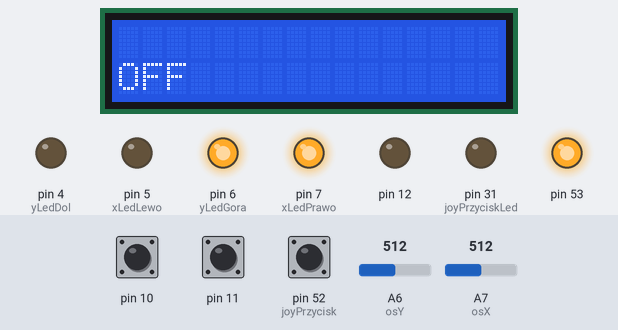
A sketch run on a simulated Arduino Mega 2560, built with avr-gcc and run on an emulated ATmega2560. On the bench: 16×2 character LCD, output pins drawn as LEDs (lit = HIGH). The test bench sets the inputs (shaded band); at power-on: A7 (osX) = 512, A6 (osY) = 512, pin 10 HIGH, pin 11 HIGH, pin 52 (joyPrzycisk) HIGH.

Above: at 4.2 s.
4.3 s: A7 (osX) set to 511
At 5.4 s:
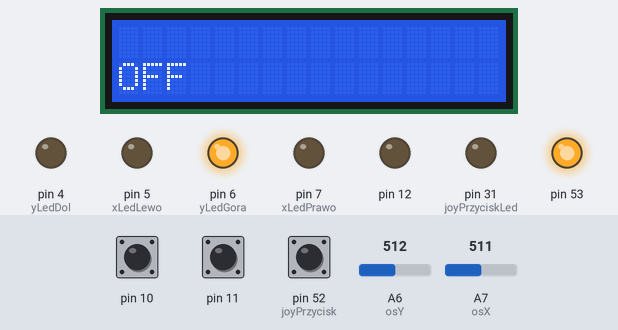
5.8 s: A6 (osY) set to 516
At 7.0 s:
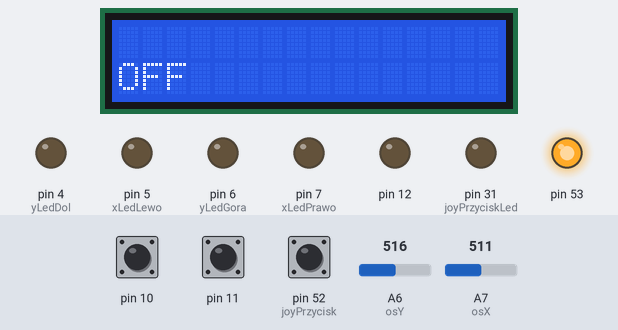
7.3 s: pin 10 pulled LOW for 0.15 s
At 8.5 s:
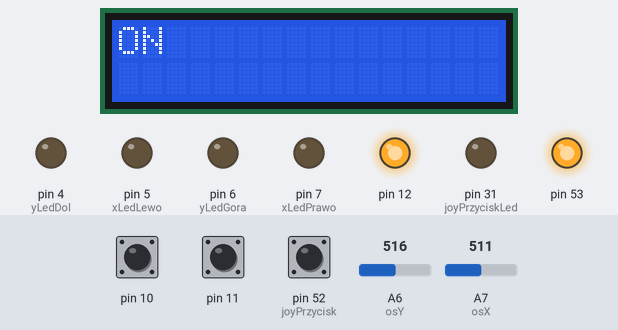
8.9 s: A7 (osX) set to 190
At 9.6 s:
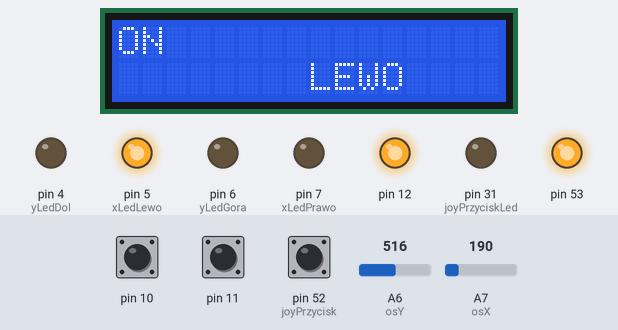
10.4 s: pin 11 pulled LOW for 0.15 s
At 10.8 s:
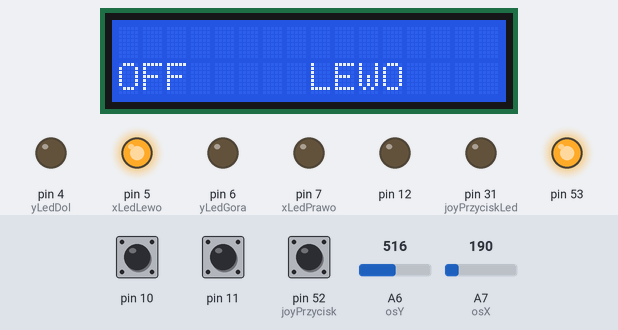
12.0 s: A6 (osY) set to 216
At 13.2 s:
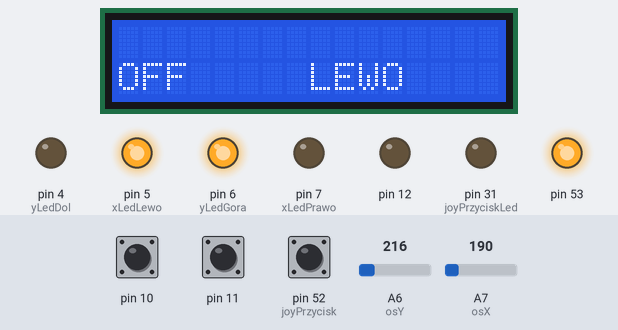
13.5 s: A6 (osY) set to 181
Timing chart, 0 to 16.0 s (numbered marks = the images above; inputs shaded):
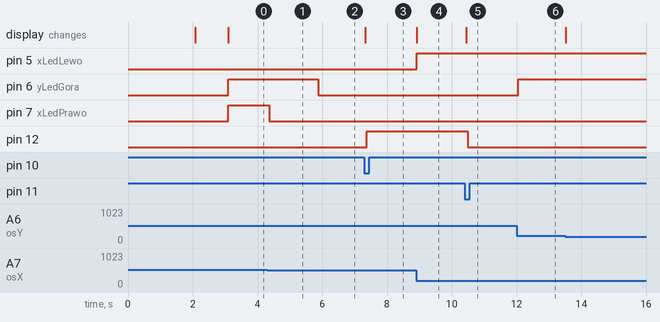

The sketch:

Wyswietlacz_Joystick_LED.ino
```cpp
/*
 Name:		Wyswietlacz_Joystick_LED.ino
 Created:	11/6/2021 3:50:27 PM
 Author:	kryst
*/

#include <Wire.h>
#include <LiquidCrystal_I2C.h>

LiquidCrystal_I2C lcd(0x27, 16, 2); // I2C address 0x27, 16 column and 2 rows

int osX = A7;
int osY = A6;
int joyPrzycisk = 52;

int xLedPrawo = 7;
int yLedGora = 6;
int xLedLewo = 5;
int yLedDol = 4;
int joyPrzyciskLed = 31;

void setup()
{
	//SWITCHE
	pinMode(10, INPUT_PULLUP);
	pinMode(11, INPUT_PULLUP);
	pinMode(12, OUTPUT);

	//JOYSTICK
	pinMode(osX, INPUT);
	pinMode(osY, INPUT);
	pinMode(joyPrzycisk, INPUT_PULLUP);
	pinMode(53, OUTPUT);
	digitalWrite(53, HIGH);

	// SWIATLA_JOYSTICK
	pinMode(xLedLewo, OUTPUT);
	pinMode(xLedPrawo, OUTPUT);
	pinMode(yLedGora, OUTPUT);
	pinMode(yLedDol, OUTPUT);
	pinMode(joyPrzyciskLed, OUTPUT);

	Serial.begin(9600);
	lcd.init(); // initialize the lcd
	lcd.backlight();
	lcd.setCursor(0, 0);
	lcd.print("Krystian");
	lcd.setCursor(0, 1);
	lcd.print("Petek");
	delay(2000);
	lcd.clear();
	lcd.noBacklight();
	delay(1000);
	lcd.backlight();
	lcd.setCursor(0, 1);
	lcd.print("OFF");
}

bool zmiana = false;
bool wcisniety = false;
void loop()
{

	if (zmiana)
		digitalWrite(12, HIGH);
	else
		digitalWrite(12, LOW);

	if (digitalRead(10) == 0)
		zmiana = true;

	if (digitalRead(11) == 0)
		zmiana = false;

	if (digitalRead(10) == 0 || digitalRead(11) == 0)
	{
		wcisniety = true;
		if (zmiana)
		{
			lcd.clear();
			lcd.setCursor(0, 0);
			lcd.print("ON");
		}
		else
		{
			lcd.clear();
			lcd.setCursor(0, 1);
			lcd.print("OFF");
		}
	}

	int x = analogRead(osX);
	int y = analogRead(osY);

	if (x < 200)
	{
		lcd.setCursor(8, 1);
		lcd.print("LEWO");
	}
	else if (x > 900)
	{
		lcd.setCursor(8, 1);
		lcd.print("PRAWO");
	}
	else
	{
		lcd.setCursor(8, 1);
		lcd.print("      ");
	}

	if (y < 200)
	{
		lcd.setCursor(8, 0);
		lcd.print("GORA");
	}
	else if (y > 900)
	{
		lcd.setCursor(8, 0);
		lcd.print("DOL");
	}
	else
	{
		lcd.setCursor(8, 0);
		lcd.print("      ");
	}


	if (x < 508)
	{
		int wartoscXLewo = (-1) * (x / 2) - 1;
		analogWrite(xLedLewo, wartoscXLewo);
		//Serial.println(wartoscXLewo);
	}
	else digitalWrite(xLedLewo, LOW);

	if (x > 511)
	{
		int wartoscXPrawo = x / 2;
		//digitalWrite(xLedPrawo,HIGH);
		analogWrite(xLedPrawo, wartoscXPrawo);
		//Serial.println(wartoscXPrawo);
	}
	else digitalWrite(xLedPrawo, LOW);


	if (y < 516)
	{
		int wartoscYGora = (-1) * (y / 2) - 1;
		// OGRANICZENIE WARTOSCI -1 do -255
		if (wartoscYGora < -255) wartoscYGora = -255;
		if (wartoscYGora > -1) wartoscYGora--;

		analogWrite(yLedGora, wartoscYGora);
		//Serial.println(wartoscYGora);

	}
	else {
		digitalWrite(yLedGora, LOW);
	}
	if (y > 517)
	{
		int wartoscYDol = y / 2;
		analogWrite(yLedDol, wartoscYDol);
		//Serial.println(wartoscYDol);
	}
	else {
		digitalWrite(yLedDol, LOW);
	}

	//Serial.println(digitalRead(joyPrzycisk));

	if (digitalRead(joyPrzycisk) == 0)
	{
		digitalWrite(joyPrzyciskLed, HIGH);
	}
	else {
		digitalWrite(joyPrzyciskLed, LOW);
	}
	//Serial.println("Os X: ");
	//Serial.print(x);
	//Serial.println();
   // Serial.println("Os Y: ");
   // Serial.print(y);

	delay(50);
}
```

Measured:
- the behaviour switches between 512 and 511 on A7 (osX) (found by bisection; images 0 and 1)
- the behaviour switches between 515 and 516 on A6 (osY) (found by bisection; images 1 and 2)
- after the input at 4.3 s, pin 7 (xLedPrawo): HIGH → LOW after 0.06 s
- after the input at 5.8 s, pin 6 (yLedGora): HIGH → LOW after 0.07 s
- after the input at 7.3 s, pin 12: LOW → HIGH after 0.08 s; the display: changes at once (image 3)
- after the input at 8.9 s, pin 5 (xLedLewo): LOW → HIGH at once; the display: changes at once (image 4)
- after the input at 10.4 s, pin 12: HIGH → LOW after 0.10 s; the display: changes after 0.05 s (image 5)
- after the input at 12.0 s, pin 6 (yLedGora): LOW → HIGH after 0.05 s
